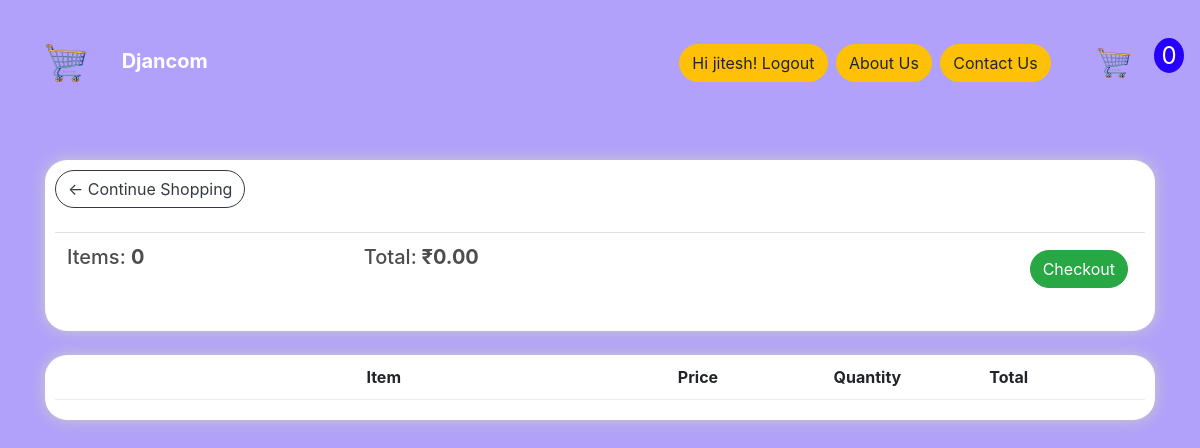
The app's page /cart/ (signed in), older data.
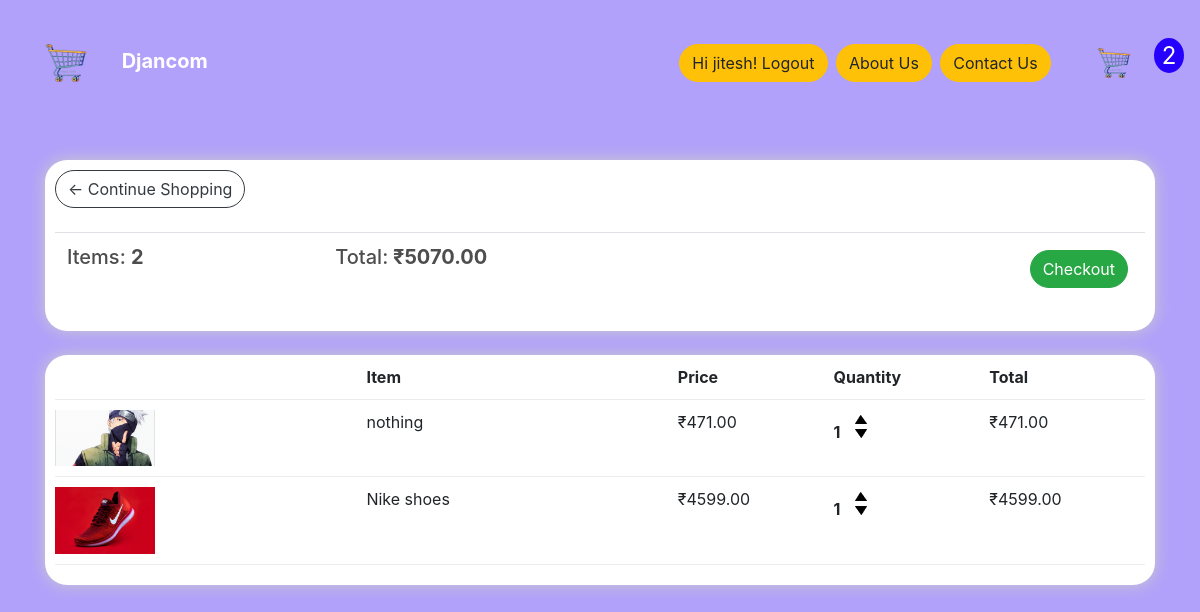
The same page, newer data.
### store/models.py (models this page shows, shortened)
class Order(models.Model):
	customer = models.ForeignKey(Customer, on_delete=models.SET_NULL, null=True, blank=True)
	date_ordered = models.DateTimeField(auto_now_add=True)
	complete = models.BooleanField(default=False)
	transaction_id = models.CharField(max_length=100, null=True)
	@property
	def get_cart_total(self):
		orderitems = self.orderitem_set.all()
		total = sum([item.get_total for item in orderitems])
		return total
	@property
	def get_cart_items(self):
		orderitems = self.orderitem_set.all()
		total = sum([item.quantity for item in orderitems])
		return total

class OrderItem(models.Model):
	product = models.ForeignKey(Product, on_delete=models.SET_NULL, null=True)
	order = models.ForeignKey(Order, on_delete=models.SET_NULL, null=True)
	quantity = models.IntegerField(default=0, null=True, blank=True)
	date_added = models.DateTimeField(auto_now_add=True)
	@property
	def get_total(self):
		total = self.product.price * self.quantity
		return total

class Product(models.Model):
	name = models.CharField(max_length=200)
	price = models.FloatField()
	digital = models.BooleanField(default=False,null=True, blank=True)
	image = models.ImageField(null=True, blank=True)
	@property
	def imageURL(self):
		try:
			url = self.image.url
		except:
			url = ''
		return url

### store/views.py (the view)
# urls.py: path('cart/', views.cart, name="cart"),
def cart(request):
	data = cartData(request)
	cartItems = data['cartItems']
	order = data['order']
	items = data['items']
	context = {'items':items, 'order':order, 'cartItems':cartItems}
	return render(request, 'store/cart.html', context)

### store/utils.py (called while the page is built)
def cartData(request):
	if request.user.is_authenticated:
		customer = request.user.customer
		order, created = Order.objects.get_or_create(customer=customer, complete=False)
		items = order.orderitem_set.all()
		cartItems = order.get_cart_items
	else:
		cookieData = cookieCart(request)
		cartItems = cookieData['cartItems']
		order = cookieData['order']
		items = cookieData['items']
	return {'cartItems':cartItems ,'order':order, 'items':items}

### store/templates/store/cart.html
{% extends 'store/main.html' %}
{% load static %}
{% block content %}
	<div class="row">
		<div class="col-lg-12">
			<div class="box-element" style="border-radius: 22px;">
				<a style="border-radius: 22px;" class="btn btn-outline-dark" href="{% url 'store' %}">&#x2190; Continue Shopping</a>
				<br>
				<br>
				<table class="table">
					<tr>
						<th><h5>Items: <strong>{{order.get_cart_items}}</strong></h5></th>
						<th><h5>Total:<strong> ₹{{order.get_cart_total|floatformat:2}}</strong></h5></th>
						<th style="border-radius: 22px;">
							<a  style="float:right; margin:5px; border-radius: 22px;" class="btn btn-success"  href="{% url 'checkout' %}">Checkout</a>
						</th>
					</tr>
				</table>
			</div>
			<br>
			<div class="box-element" style="border-radius: 22px;">
				<div class="cart-row">
					<div style="flex:2"></div>
					<div style="flex:2"><strong>Item</strong></div>
					<div style="flex:1"><strong>Price</strong></div>
					<div style="flex:1"><strong>Quantity</strong></div>
					<div style="flex:1"><strong>Total</strong></div>
				</div>
				{% for item in items %}
				<div class="cart-row">
					<div style="flex:2"><img class="row-image" src="{{item.product.imageURL}}"></div>
					<div style="flex:2"><p>{{item.product.name}}</p></div>
					<div style="flex:1"><p>₹{{item.product.price|floatformat:2}}</p></div>
					<div style="flex:1">
						<p class="quantity">{{item.quantity}}</p>
						<div class="quantity">
							<img data-product="{{item.product.id}}" data-action="add" class="chg-quantity update-cart" src="{% static  'images/arrow-up.png' %}">
							<img data-product="{{item.product.id}}" data-action="remove" class="chg-quantity update-cart" src="{% static  'images/arrow-down.png' %}">
						</div>
					</div>
					<div style="flex:1"><p>₹{{item.get_total|floatformat:2}}</p></div>
				</div>
				{% endfor %}
			</div>
		</div>
	</div>
{% endblock content %}

### store/templates/store/main.html (shortened to what this page needs)
<!DOCTYPE html>
{% load static %}
<html>
<head>
	<link rel="stylesheet" href="https://stackpath.bootstrapcdn.com/bootstrap/4.4.1/css/bootstrap.min.css">
	<link rel="stylesheet" type="text/css" href="{% static 'css/main.css' %}">
</head>
<body style="background-color: rgb(177, 161, 250);">
	<nav class="navbar navbar-expand-lg navbar-dark">
	  <a class="navbar-brand" href="{% url 'store' %}"> <img src="/static/images/Blue_Optical_Illusion_Corporate_Logo-removebg-preview.png" alt="" style="max-width: 100px;"> <strong>Djancom</strong> </a>
	  <div class="collapse navbar-collapse" id="navbarSupportedContent">
	    <div class="form-inline my-2 my-lg-0">
			{% if user.is_authenticated %}
	     	<a href="{% url 'logout' %}"class="btn btn-warning" style="border-radius: 22px;"> Hi {{ user.username }}! Logout</a>
			{% else %}
			<a href="{% url 'signup' %}"class="btn btn-warning" style="border-radius: 22px;">register </a>
			<pre> </pre>
			<a href="{% url 'login' %}"class="btn btn-warning" style="border-radius: 22px;">Login</a>
			{% endif %}
			<pre> </pre>
			<a href="{% url 'about' %}"class="btn btn-warning" style="border-radius: 22px;">About Us</a>
			<pre> </pre>
			<a href="{% url 'contact' %}"class="btn btn-warning" style="border-radius: 22px;">Contact Us</a>
			<pre> </pre>
	     	<a href="{% url 'cart' %}">
	    		<img  id="cart-icon" src="{% static 'images/Blue_Optical_Illusion_Corporate_Logo-removebg-preview.png' %}">
	    	</a>
	    	<p id="cart-total">{{cartItems}}</p>
	    </div>
	  </div>
	</nav>
     <div class="container">
            <br>
            {% block content %}
            {% endblock content %}
         </div>
</body>
</html>

### static/css/main.css (style rules this page uses)
body { background-color: hsl(0, 0%, 98%); }
h1,h2,h3,h4,h5,h6 { color:hsl(0, 0%, 30%); }
.box-element { box-shadow:hsl(0, 0%, 80%) 0 0 16px; background-color: #fff; border-radius: 4px; padding: 10px; }
#cart-icon { width:80px; display: inline-block; margin-left: 15px; }
#cart-total { display: block; text-align: center; color:#fff; background-color: rgb(38, 0, 255); width: 30px; height: 35px; border-radius: 60%; font-size: 24px; }
.col-lg-4, .col-lg-6, .col-lg-8, .col-lg-12 { margin-top: 10px; }
.btn { border-radius: 0; }
.row-image { width: 100px; }
.cart-row { display: flex; align-items: flex-stretch; padding-bottom: 10px; margin-bottom: 10px; border-bottom: 1px solid #ececec; }
.quantity { display: inline-block; font-weight: 700; padding-right:10px; }
.chg-quantity { width: 12px; cursor: pointer; display: block; margin-top: 5px; transition:.1s; }

Row changes from the older to the newer data that the page shows:
computed for Order: get_cart_items "0" → "2"; get_cart_total "0.00" → "5070.00"
added OrderItem: product.imageURL (picture), product.name "nothing", product.price "471.00", quantity "1", get_total "471.00"
added OrderItem: product.imageURL (picture), product.name "Nike shoes", product.price "4599.00", quantity "1", get_total "4599.00"
Text that changed along with them:
{{ cartItems }}: "0" → "2"
